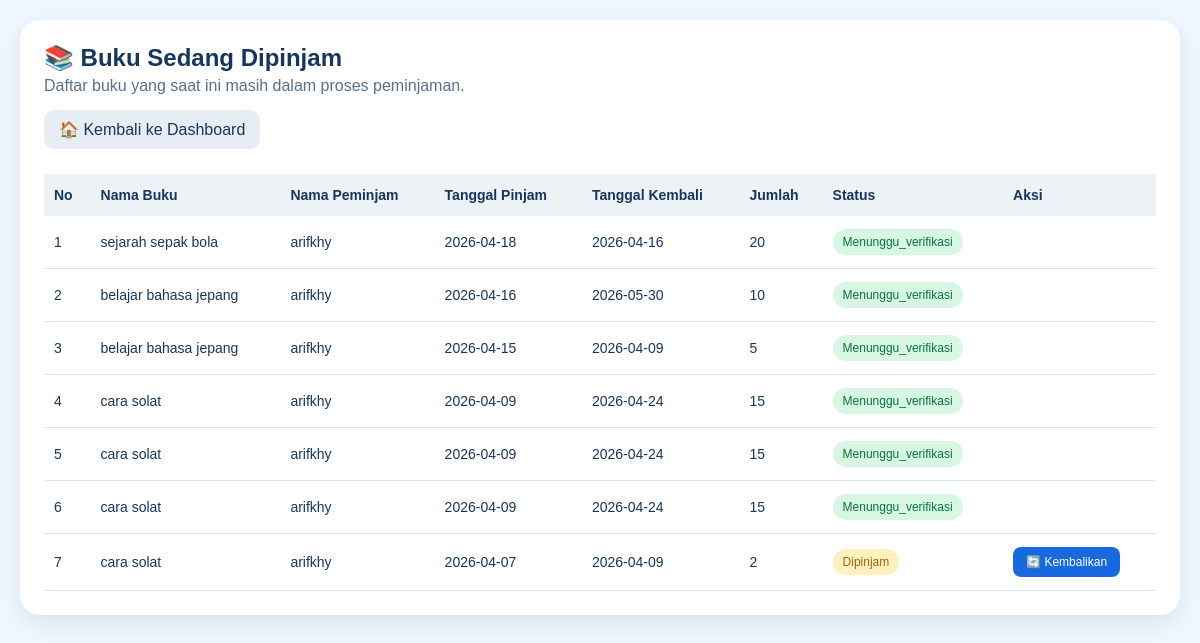
/pinjam_buku/views/sedang_dipinjam.php (signed in), run on the app's committed database.
### tables this page shows
CREATE TABLE `pinjam` (
  `id_pinjam` int(11) NOT NULL,
  `kode_buku` int(11) NOT NULL,
  `id_pengguna` int(11) NOT NULL,
  `tanggal_pinjam` date NOT NULL,
  `tanggal_kembali` date DEFAULT NULL,
  `status` enum('pending','dipinjam','menunggu_verifikasi','dikembalikan') NOT NULL,
  `jumlah_pinjam` varchar(50) NOT NULL
);

CREATE TABLE `buku` (
  `kode_buku` int(11) NOT NULL,
  `gambar` varchar(250) NOT NULL,
  `nama_buku` varchar(100) NOT NULL,
  `tanggal_rilis` date NOT NULL,
  `pencipta` varchar(150) NOT NULL,
  `stok` varchar(100) NOT NULL
);

CREATE TABLE `pengguna` (
  `id_pengguna` int(11) NOT NULL,
  `nama_pengguna` varchar(100) NOT NULL,
  `jenis_kelamin` enum('laki-laki','perempuan') NOT NULL,
  `alamat` varchar(150) NOT NULL,
  `role` enum('admin','user') NOT NULL,
  `password` varchar(250) NOT NULL,
  `email` varchar(150) NOT NULL,
  `tanggal_lahir_pengguna` date DEFAULT NULL
);

### pinjam_buku/models/m_koneksi.php (called while the page is built, shortened)
<?php
class m_koneksi {
    public function __construct() {
        $host = "localhost";
        $user = "root";
        $pass = "";
        $db   = "pinjam_buku";
        $this->koneksi = mysqli_connect($host, $user, $pass, $db);
    }
}

### pinjam_buku/models/m_pinjam.php (called while the page is built, shortened)
<?php
include_once "m_koneksi.php";
class m_pinjam
{
    public $koneksi;
    function __construct()
    {
        $db = new m_koneksi();
        $this->koneksi = $db->koneksi;
    }
    function tampil_buku_dipinjam($id_pengguna)
    {
        $sql = "SELECT
                    pinjam.*,
                    buku.nama_buku,
                    pengguna.nama_pengguna
                FROM pinjam
                JOIN buku
                    ON pinjam.kode_buku = buku.kode_buku
                JOIN pengguna
                    ON pinjam.id_pengguna = pengguna.id_pengguna
                WHERE pinjam.id_pengguna='$id_pengguna'
                AND pinjam.status IN
                    ('dipinjam', 'menunggu_verifikasi')
                ORDER BY pinjam.id_pinjam DESC";
        $q = mysqli_query($this->koneksi, $sql);
        $data = [];
        while ($d = mysqli_fetch_object($q)) {
            $data[] = $d;
        }
        return $data;
    }
}
?>

### pinjam_buku/views/sedang_dipinjam.php (the view, shortened to what this page needs)
<?php
require_once "../models/m_pinjam.php";
$pinjam = new m_pinjam();
$id_pengguna = $_SESSION['id_pengguna'];
$data = $pinjam->tampil_buku_dipinjam($id_pengguna);
?>
<!DOCTYPE html>
<html lang="id">
<head>
</head>
<body>
<div class="container">
    <h2>📚 Buku Sedang Dipinjam</h2>
    <p class="deskripsi">
        Daftar buku yang saat ini masih dalam proses peminjaman.
    </p>
    <a href="v_dasbord_user.php" class="btn-dashboard">
        🏠 Kembali ke Dashboard
    </a>
    <table>
        <thead>
            <tr>
                <th>No</th>
                <th>Nama Buku</th>
                <th>Nama Peminjam</th>
                <th>Tanggal Pinjam</th>
                <th>Tanggal Kembali</th>
                <th>Jumlah</th>
                <th>Status</th>
                <th>Aksi</th>
            </tr>
        </thead>
        <tbody>
        <?php if (!empty($data)) : ?>
            <?php $no = 1; ?>
            <?php foreach ($data as $d) : ?>
                <tr>
                    <td>
                        <?= $no++; ?>
                    </td>
                    <td>
                        <?= htmlspecialchars($d->nama_buku); ?>
                    </td>
                    <td>
                        <?= htmlspecialchars($d->nama_pengguna); ?>
                    </td>
                    <td>
                        <?= htmlspecialchars($d->tanggal_pinjam); ?>
                    </td>
                    <td>
                        <?= htmlspecialchars($d->tanggal_kembali ?? '-'); ?>
                    </td>
                    <td>
                        <?= htmlspecialchars($d->jumlah_pinjam); ?>
                    </td>
                    <td>
                        <?php if ($d->status == 'dipinjam') : ?>
                            <span class="status dipinjam">
                                Dipinjam
                            </span>
                        <?php elseif ($d->status == 'menunggu_verifikasi') : ?>
                            <span class="status menunggu">
                                Menunggu_verifikasi
                            </span>
                        <?php endif; ?>
                    </td>
                    <td>
                        <?php if ($d->status == 'dipinjam') : ?>
                            <a
                                href="../controllers/c_kembalikan.php?id_pinjam=<?= $d->id_pinjam; ?>"
                                class="btn-kembalikan"
                                onclick="return confirm('Yakin ingin mengajukan pengembalian buku ini?');"
                            >
                                🔄 Kembalikan
                            </a>
                        <?php endif; ?>
                    </td>
                </tr>
            <?php endforeach; ?>
        <?php endif; ?>
        </tbody>
    </table>
</div>
</body>
</html>

### pinjam_buku/views/sedang_dipinjam.php (style rules this page uses)
* { box-sizing: border-box; }
body { margin: 0; padding: 20px; background: #eef7ff; font-family: Arial, sans-serif; color: #17365d; }
.container { max-width: 1200px; margin: auto; background: white; padding: 24px; border-radius: 20px; box-shadow: 0 8px 25px rgba(0,0,0,0.08); }
h2 { margin-top: 0; margin-bottom: 5px; }
.deskripsi { color: #58708d; margin-top: 0; margin-bottom: 15px; }
.btn-dashboard { display: inline-block; text-decoration: none; background: #e7edf5; color: #17365d; padding: 10px 15px; border-radius: 10px; margin-bottom: 25px; }
table { width: 100%; border-collapse: collapse; font-size: 14px; }
th { background: #edf2f7; text-align: left; padding: 13px 10px; }
td { padding: 13px 10px; border-bottom: 1px solid #dce4ec; }
.status { display: inline-block; padding: 6px 10px; border-radius: 15px; font-size: 12px; }
.dipinjam { background: #fff0bf; color: #9a6800; }
.menunggu { background: #d7f7e4; color: #08743b; }
.btn-kembalikan { display: inline-block; background: #1769e0; color: white; text-decoration: none; padding: 8px 13px; border-radius: 8px; font-size: 12px; }

### data on the page
pinjam: kode_buku.nama_buku "sejarah sepak bola", id_pengguna.nama_pengguna "arifkhy", tanggal_pinjam "2026-04-18", tanggal_kembali "2026-04-16", jumlah_pinjam "20", shows "Menunggu_verifikasi"
pinjam: kode_buku.nama_buku "belajar bahasa jepang", id_pengguna.nama_pengguna "arifkhy", tanggal_pinjam "2026-04-16", tanggal_kembali "2026-05-30", jumlah_pinjam "10", shows "Menunggu_verifikasi"
pinjam: kode_buku.nama_buku "belajar bahasa jepang", id_pengguna.nama_pengguna "arifkhy", tanggal_pinjam "2026-04-15", tanggal_kembali "2026-04-09", jumlah_pinjam "5", shows "Menunggu_verifikasi"
pinjam: kode_buku.nama_buku "cara solat", id_pengguna.nama_pengguna "arifkhy", tanggal_pinjam "2026-04-09", tanggal_kembali "2026-04-24", jumlah_pinjam "15", shows "Menunggu_verifikasi"
pinjam: kode_buku.nama_buku "cara solat", id_pengguna.nama_pengguna "arifkhy", tanggal_pinjam "2026-04-09", tanggal_kembali "2026-04-24", jumlah_pinjam "15", shows "Menunggu_verifikasi"
pinjam: kode_buku.nama_buku "cara solat", id_pengguna.nama_pengguna "arifkhy", tanggal_pinjam "2026-04-09", tanggal_kembali "2026-04-24", jumlah_pinjam "15", shows "Menunggu_verifikasi"
pinjam: kode_buku.nama_buku "cara solat", id_pengguna.nama_pengguna "arifkhy", tanggal_pinjam "2026-04-07", tanggal_kembali "2026-04-09", jumlah_pinjam "2", status "Dipinjam"
